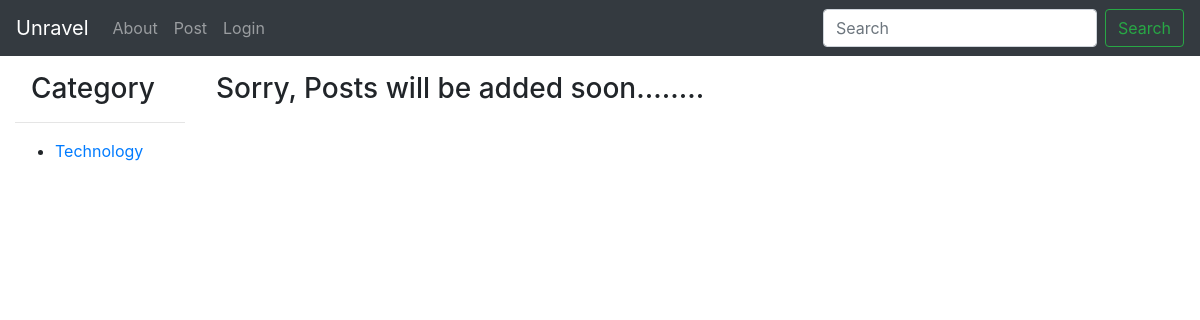
The page /search/ on the database as committed earlier.
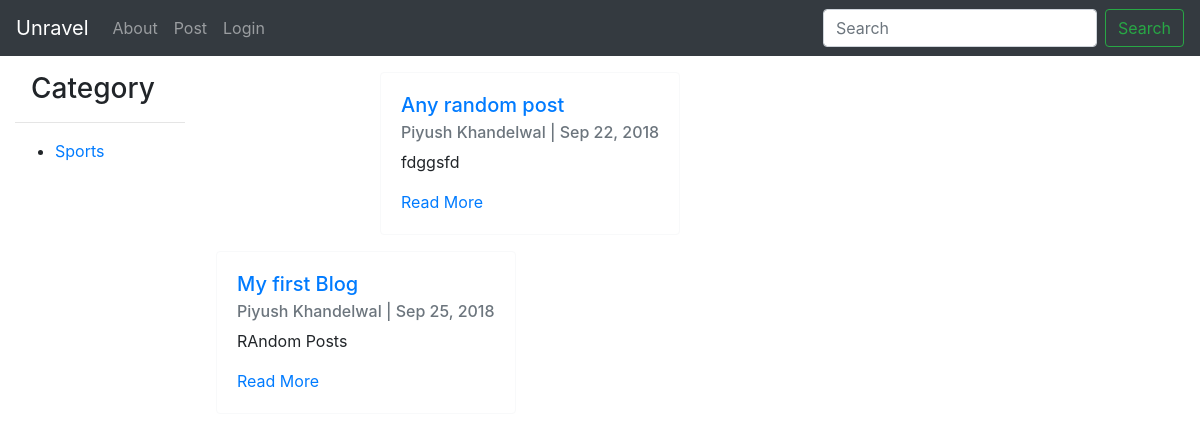
The same page on the database as committed later.
### categories/models.py (models this page shows, shortened)
class Category(models.Model):
	title		= models.CharField(max_length= 40,unique= True)
	slug		= models.SlugField(blank= True,unique= True)
	created		= models.DateTimeField(auto_now= True)
	def get_absolute_url(self):
		return reverse('category',kwargs={'slug':self.slug})

### post/models.py (models this page shows, shortened)
class Post(models.Model):
	title		=	models.CharField(max_length = 200)
	slug		=	models.SlugField(unique =True, blank = True)
	body		=	models.TextField()
	author		=	models.ForeignKey(User,on_delete=models.CASCADE,null=True,blank=True)
	featured	=	models.BooleanField(default =False)
	active		=	models.BooleanField(default=True)
	updated		=	models.DateTimeField(auto_now=True)
	published	=	models.DateTimeField(auto_now_add=True)
	category 	=	models.ForeignKey(Category,default=None,on_delete=models.CASCADE)
	tags 	 	=	models.ManyToManyField(Tag,blank =True,related_name='tags')
	def get_absolute_url(self):
		return reverse('post:post_detail',kwargs={'slug':self.slug})

### accounts/models.py (models this page shows, shortened)
class User(AbstractBaseUser):
	email 		= models.EmailField(max_length=255,unique=True)
	full_name 	= models.CharField(max_length=255)
	active		= models.BooleanField(default= True) # Can Login pr Not?
	admin		= models.BooleanField(default=False) # Superuser
	timestamp	= models.DateTimeField(auto_now_add=True)
	USERNAME_FIELD  = 'email'
	REQUIRED_FIELDS = ['full_name']
	objects = UserManager()
	def get_full_name(self):
		if self.full_name:
			return self.full_name
		return self.email

### search/views.py (the view, shortened to what this page needs)
# urls.py: url(r'^search/$',SearchPostView.as_view(),name='search'),
class SearchPostView(ListView):
	template_name='search/view.html'
	def get_context_data(self,*args,**kwargs):
		context = super(SearchPostView,self).get_context_data(*args,**kwargs)
		query=self.request.GET.get('q')
		context['query']=query
		return context
	def get_queryset(self,*args,**kwargs):
		request=self.request
		print(request.GET)
		query=request.GET.get('q',None)
		return Post.objects.filter(featured=True)

### categories/templatetags/category_list.py (called while the page is built)
@register.inclusion_tag('snippets/category_list.html')
def category_list():
	list = Category.objects.all()
	return{"list":list}

### search/templates/search/view.html (shortened to what this page needs)
{% extends 'base.html' %}
{% block content %}
	<div class="row mb-3">
{% for obj in object_list %}
	<div class = col-lg-2></div>
	{% include "snippets/card.html" with instance=obj %}
	<div class = col-lg-2></div>
	{% empty  %}
			<h3 class="text-center">Sorry, Posts will be added soon........</h3>
{% endfor %}
{% endblock content %}

### templates/base.html (shortened to what this page needs)
{% load static %}
<!DOCTYPE html>
<html lang='en'>
<head>
			{% include 'base/css.html'%}
			{% load category_list %}
</head>
<body>
	{% include 'base/navbar.html' %}
	<div class="container-fluid">
			<div class="row">
				<div class="col-lg-2 mr-3 position-relative"> {% category_list %}
				</div>
				<div class="col-lg">
					{% block content %}{% endblock %}
				</div>
			</div>
	</div>
</body>
</html>

### templates/base/css.html (shortened to what this page needs)
<link rel="stylesheet" href="https://stackpath.bootstrapcdn.com/bootstrap/4.1.3/css/bootstrap.min.css">

### templates/base/navbar.html (shortened to what this page needs)
{% url 'post:post_list' as post_url %}
{% url 'home' as home_url %}
{% url 'about' as about_url %}
{% url 'login' as login_url %}
{% url 'logout' as logout_url %}
{% url 'authorProfile:profile' as profile_url %}
{% url 'authorProfile:edit_author' as editprofile_url %}
{% url 'post:post_create' as createpost_url %}
{% url 'post:my_post' as mypost_url %}
<nav class="navbar navbar-expand-md navbar-dark bg-dark mb-3">
  <a class="navbar-brand" href="{{home_url}}">Unravel</a>
  <div class="collapse navbar-collapse" id="navbarSupportedContent">
    <ul class="navbar-nav mr-auto">
      <li class="nav-item {% if request.path == about_url %}active{% endif %}">
        <a class="nav-link" href={{about_url}}>About <span class="sr-only">(current)</span></a>
      </li>
      <li class="nav-item {% if request.path == post_url %}active{% endif %}">
        <a class="nav-link" href="{{ post_url }}">Post</a>
      </li>
      <li class="nav-item">
        {% if request.user.is_authenticated %}
        <a class="nav-link {% if request.path == logout_url %}active{% endif %}" href="{{logout_url}}">Logout</a>
        {% else %}
        <a class="nav-link {% if request.path == login_url %}active{% endif %}" href="{{login_url}}">Login</a>
        {% endif %}
      </li>
    </ul>
    {% include 'search/snippets/search.html' %}
  </div>
</nav>

### search/templates/search/snippets/search.html
  <form class="form-inline my-2 my-lg-0 search-form" action = '{% url "search" %}'>
      <input class="form-control mr-sm-2" type="search" name='q' placeholder="Search" aria-label="Search" >
      <button class="btn btn-outline-success my-2 my-sm-0" type="submit">Search</button>
    </form>

### categories/templates/snippets/category_list.html
<h3 class="ml-3">Category</h3>
<hr>
<ul>
{% for obj in list %}
	<li class="my-1"> <a href="{{ obj.get_absolute_url }}">{{obj.title}}</a></li>
{% endfor%}
</ul>

### post/templates/snippets/card.html (shortened to what this page needs)
<div class="card  border-light mb-3 " style= "max-width: 40rem;">
  <div class="card-body">
    <h5 class="card-title"> <a href={{instance.get_absolute_url}}>{{instance.title}}</a> </h5>
    <h6 class="card-subtitle mb-2 text-muted">{{instance.author.get_full_name}} |
     {{instance.published|date:"M d, Y"}}</h6>
    <p class="card-text">{% autoescape off %}
						    {{instance.body|truncatechars_html:250}}
						 {% endautoescape %}
	</p>
    <a href={{instance.get_absolute_url}} class="card-link">Read More</a>
  </div>
</div>

Rows that differ between the two databases and show on the page:
removed Category: title "Technology"
added Category: title "Sports"
now on this page (row edited): Post: title "Any random post", author.get_full_name "Piyush Khandelwal", published "Sep 22, 2018", body "fdggsfd"
now on this page (row edited): Post: title "My first Blog", author.get_full_name "Piyush Khandelwal", published "Sep 25, 2018", body "RAndom Posts"
Other text that changed with them:
text no longer shown: "Sorry, Posts will be added soon........"
